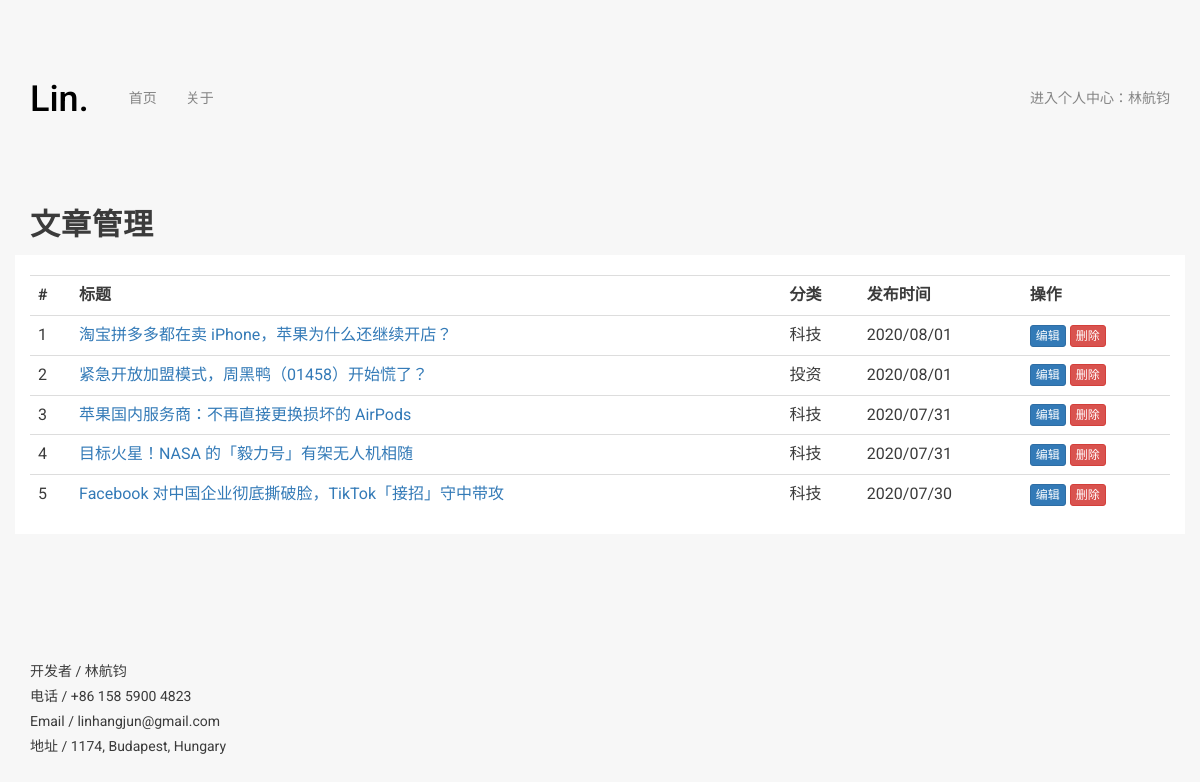
/article_management/林航钧 (signed in), run on the app's committed database.
### apps/news_app/models.py (models this page shows)
class News(models.Model):
    title = models.CharField(max_length=100)
    thumbnail = models.URLField()
    desc = models.CharField(max_length=200)
    content = RichTextUploadingField()
    pub_date = models.DateTimeField(auto_now_add=True)
    author = models.ForeignKey(User, on_delete=models.CASCADE)
    category = models.ForeignKey('Category', on_delete=models.DO_NOTHING)
    class Meta:
        ordering = ['-pub_date']

class Category(models.Model):
    name = models.CharField(max_length=100)

### apps/news_app/views.py (the view)
# urls.py: path('article_management/<username>', views.article_management, name='article_management'),
@login_required(login_url='/login/')
def article_management(request, username):
    if username != request.user.username:
        raise Http404
    else:
        user = User.objects.get(username=username)
        articles = user.news_set.all()
        context = {
            'articles': articles,
        }
        return render(request, 'article/manage_article.html', context=context)

### front/templates/article/manage_article.html (shortened to what this page needs)
{% extends 'article/base.html' %}
{% block head %}
    <link rel="stylesheet" href="{% static 'css/manag_article.css' %}">
{% endblock %}
{% block content %}
    <div class="page-title">
        <div class="row">
            <div class="col-md-9 col-xs-12">
                <h1><b>文章管理</b></h1>
            </div>
        </div>
    </div>
    <div class="row" style="background: white">
            <div class="col-md-12 col-sm-12 col-xs-12 blog-content">
                <div class="article-list-wrapper">
                    {% if articles %}
                        <table class="table" style="margin-top: 20px">
                        <tbody>
                        <tr>
                            <th>#</th>
                            <th>标题</th>
                            <th>分类</th>
                            <th>发布时间</th>
                            <th>操作</th>
                        </tr>
                        {% for article in articles %}
                           <tr>
                                <td>{{ forloop.counter }}</td>
                                <td><a href="{% url 'news_app:article_detail' article.pk %}">{{ article.title }}</a></td>
                               <td>{{ article.category.name }}</td>
                                <td>{{ article.pub_date | date:"Y/m/d" }}</td>
                                <td>
                                    <a href="{% url 'news_app:edit' article.pk %}" class="btn btn-xs btn-primary">编辑</a>
                                    <a href="{% url 'news_app:delete' article.id %}" class="btn btn-xs btn-danger">删除</a>
                                </td>
                            </tr>
                        {% endfor %}
                        </tbody>
                    </table>
                    {% else %}
                        <div class="no-article">
                            <i class="icon-dai iconfont"></i>
                            <h4>您未发布任何文章</h4>
                            <a href="{% url 'news_app:write_article' %}">去发布</a>
                        </div>
                    {% endif %}
                </div>
            </div>
        </div>
{% endblock %}

### front/templates/article/base.html (shortened to what this page needs)
<!DOCTYPE html>
<html>
	<head>
		<link rel="stylesheet" href="{% static 'css/bootstrap.css' %}">
		<link rel="stylesheet" href="{% static 'css/font-awesome.css' %}">
		<link rel="stylesheet" href="{% static 'css/style.css' %}">
        <link rel="stylesheet" href="//at.alicdn.com/t/font_1975388_tqdquovc7m.css">
	    {% block head %}
	    {% endblock %}
    </head>
	<body>
		<div class="wrapper">
			<div class="container">
				<header>
					<div class="logo">
						<a href="/">
                            <h1>Lin.</h1>
						</a>
					</div>
					<nav>
						<ul>
							<li><a href="/">首页</a></li>
							<li><a href="{% url 'about' %}">关于</a></li>
						</ul>
					</nav>
                    <div class="search-login">
                        <ul>
                            {% if user.pk %}
                                <li><a href="{% url 'auth_app:user_center' user.username %}">进入个人中心：{{ user.username }}</a></li>
                            {% else %}
                                <li><a href="{% url 'auth_app:login' %}" class="icon-user iconfont"></a></li>
                            {% endif %}
                        </ul>
                    </div>
				</header>
				{% block content %}
				{% endblock %}
				<footer>
					<p>
                        <br>
                        开发者 / 林航钧
						<br>
						电话 / +86 158 5900 4823
						<br>
						Email / linhangjun@gmail.com
						<br>
						地址 / 1174, Budapest, Hungary
					</p>
				</footer>
			</div>
		</div>
	</body>
</html>

### front/assets/css/style.css (style rules this page uses)
body,ul { margin: 0; padding: 0 }
body { background-color: #f7f7f7; font-size: 16px; line-height: 25px; color: #3b3b3b; font-family: Roboto,sans-serif }
.wrapper .portfolio .filters ul li,.wrapper header nav ul li a { -webkit-transition: .2s all; -o-transition: .2s all; transition: .2s all }
.wrapper header { height: 75px; margin-top: 60px }
.wrapper header .logo { float: left; line-height: 75px }
.wrapper header .logo a { text-decoration: none; color: black; }
.wrapper header nav { float: left; line-height: 75px; margin-left: 40px; }
.wrapper header nav ul li { display: inline-block; margin-left: 25px; position: relative }
.wrapper header nav ul li:first-child { margin-left: 0 }
.wrapper header nav ul li a { color: #848484; font-size: 14px; text-transform: uppercase; font-weight: 300; text-decoration: none }
.wrapper header .search-login { float: right; }
.wrapper header .search-login ul { line-height: 75px; }
.wrapper header .search-login ul li { display: inline-block; margin-left: 25px; position: relative; }
.wrapper header .search-login ul li a { color: #848484; font-size: 14px; font-weight: 300; text-decoration: none }
.wrapper .page-title,.wrapper .portfolio .filters { margin-top: 50px }
.wrapper .page-title h1 { font-size: 30px; line-height: 40px; letter-spacing: 1px; font-weight: 300 }
footer { margin: 100px 0 25px }
footer p { font-size: 14px }

### data on the page
News: title "淘宝拼多多都在卖 iPhone，苹果为什么还继续开店？", category.name "科技", pub_date "2020/08/01"
News: title "紧急开放加盟模式，周黑鸭（01458）开始慌了？", category.name "投资", pub_date "2020/08/01"
News: title "苹果国内服务商：不再直接更换损坏的 AirPods", category.name "科技", pub_date "2020/07/31"
News: title "目标火星！NASA 的「毅力号」有架无人机相随", category.name "科技", pub_date "2020/07/31"
News: title "Facebook 对中国企业彻底撕破脸，TikTok「接招」守中带攻", category.name "科技", pub_date "2020/07/30"

### other printed values
{{ user.username }} "林航钧"
